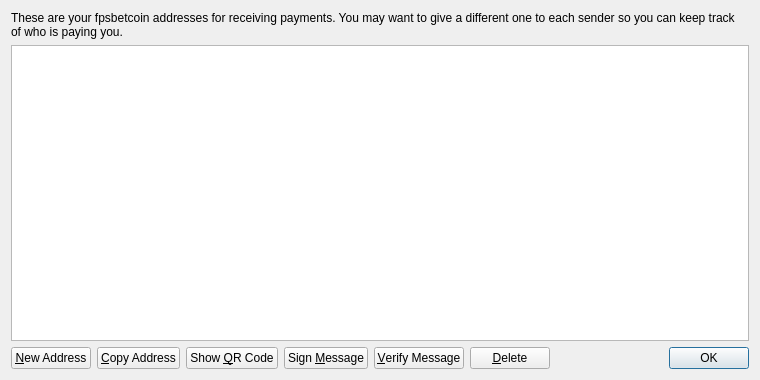
<?xml version="1.0" encoding="UTF-8"?>
<ui version="4.0">
 <class>AddressBookPage</class>
 <widget class="QWidget" name="AddressBookPage">
  <property name="geometry">
   <rect>
    <x>0</x>
    <y>0</y>
    <width>760</width>
    <height>380</height>
   </rect>
  </property>
  <property name="windowTitle">
   <string>Address Book</string>
  </property>
  <layout class="QVBoxLayout" name="verticalLayout">
   <item>
    <widget class="QLabel" name="labelExplanation">
     <property name="text">
      <string>These are your fpsbetcoin addresses for receiving payments. You may want to give a different one to each sender so you can keep track of who is paying you.</string>
     </property>
     <property name="textFormat">
      <enum>Qt::PlainText</enum>
     </property>
     <property name="wordWrap">
      <bool>true</bool>
     </property>
    </widget>
   </item>
   <item>
    <widget class="QTableView" name="tableView">
     <property name="contextMenuPolicy">
      <enum>Qt::CustomContextMenu</enum>
     </property>
     <property name="toolTip">
      <string>Double-click to edit address or label</string>
     </property>
     <property name="tabKeyNavigation">
      <bool>false</bool>
     </property>
     <property name="selectionMode">
      <enum>QAbstractItemView::SingleSelection</enum>
     </property>
     <property name="selectionBehavior">
      <enum>QAbstractItemView::SelectRows</enum>
     </property>
     <property name="sortingEnabled">
      <bool>true</bool>
     </property>
     <attribute name="verticalHeaderVisible">
      <bool>false</bool>
     </attribute>
    </widget>
   </item>
   <item>
    <layout class="QHBoxLayout" name="horizontalLayout">
     <item>
      <widget class="QPushButton" name="newAddressButton">
       <property name="toolTip">
        <string>Create a new address</string>
       </property>
       <property name="text">
        <string>&amp;New Address</string>
       </property>
      </widget>
     </item>
     <item>
      <widget class="QPushButton" name="copyToClipboard">
       <property name="toolTip">
        <string>Copy the currently selected address to the system clipboard</string>
       </property>
       <property name="text">
        <string>&amp;Copy Address</string>
       </property>
      </widget>
     </item>
     <item>
      <widget class="QPushButton" name="showQRCode">
       <property name="text">
        <string>Show &amp;QR Code</string>
       </property>
      </widget>
     </item>
     <item>
      <widget class="QPushButton" name="signMessage">
       <property name="toolTip">
        <string>Sign a message to prove you own a fpsbetcoin address</string>
       </property>
       <property name="text">
        <string>Sign &amp;Message</string>
       </property>
      </widget>
     </item>
     <item>
      <widget class="QPushButton" name="verifyMessage">
       <property name="toolTip">
        <string>Verify a message to ensure it was signed with a specified fpsbetcoin address</string>
       </property>
       <property name="text">
        <string>&amp;Verify Message</string>
       </property>
      </widget>
     </item>
     <item>
      <widget class="QPushButton" name="deleteButton">
       <property name="toolTip">
        <string>Delete the currently selected address from the list</string>
       </property>
       <property name="text">
        <string>&amp;Delete</string>
       </property>
      </widget>
     </item>
     <item>
      <spacer name="horizontalSpacer">
       <property name="orientation">
        <enum>Qt::Horizontal</enum>
       </property>
       <property name="sizeHint" stdset="0">
        <size>
         <width>40</width>
         <height>20</height>
        </size>
       </property>
      </spacer>
     </item>
     <item>
      <widget class="QDialogButtonBox" name="buttonBox">
       <property name="sizePolicy">
        <sizepolicy hsizetype="Maximum" vsizetype="Fixed">
         <horstretch>0</horstretch>
         <verstretch>0</verstretch>
        </sizepolicy>
       </property>
       <property name="standardButtons">
        <set>QDialogButtonBox::Ok</set>
       </property>
      </widget>
     </item>
    </layout>
   </item>
  </layout>
 </widget>
 <resources>
  <include location="../bitcoin.qrc"/>
 </resources>
 <connections/>
</ui>
